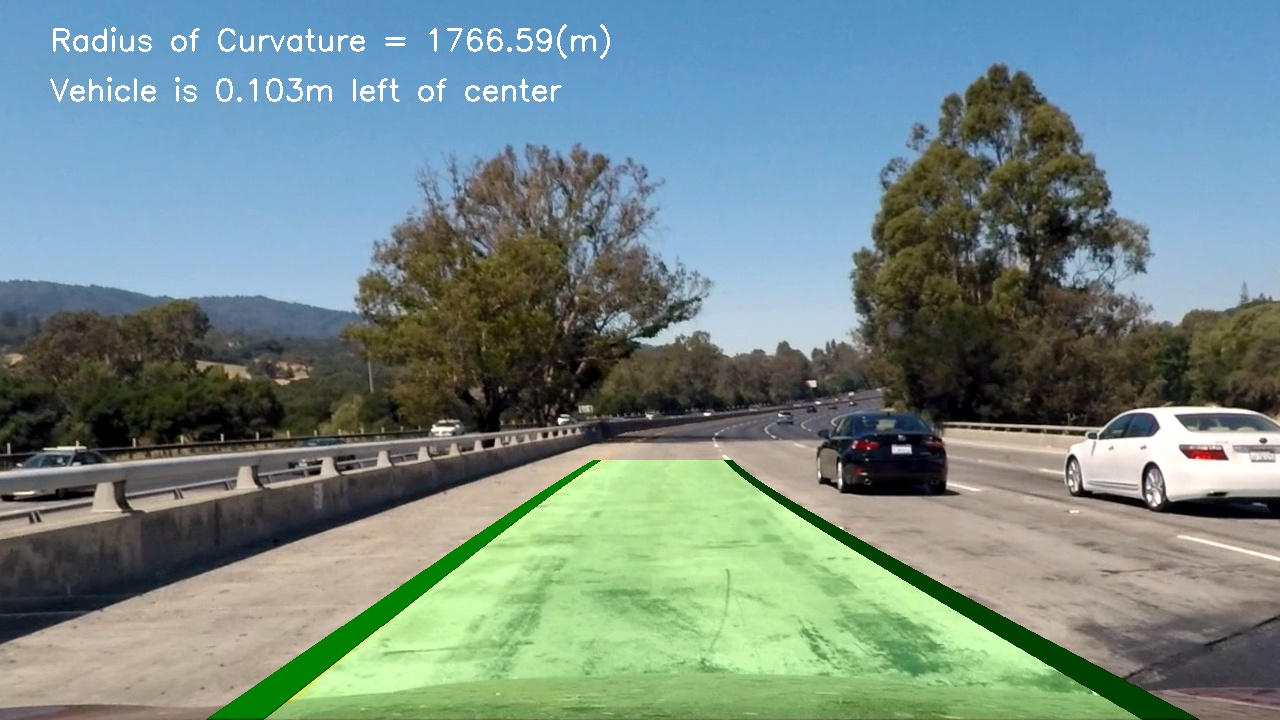
#> input picture test_images/tracked1.jpg, 1280 x 720 px; its folder holds only this picture in this run
$ python -i videotracker.py   (imports and definitions only)   (older library calls are emulated)
#> lines starting #> are read from the running program, lines starting #| are printed output that depends on the picture; after the words box and inside, x2 and y2 are one past the last pixel; in counts of white or black regions, pixels touching at a corner belong together
### tracker.py
import numpy as np
import cv2

class tracker():

	def __init__(self, Mywindow_width, Mywindow_height, Mymargin, My_ym = 1, My_xm = 1, Mysmooth_factor = 10):

		self.recent_centers = []
		self.window_width = Mywindow_width
		self.window_height = Mywindow_height
		self.margin = Mymargin
		self.ym_per_pix = My_ym
		self.xm_per_pix = My_xm
		self.smooth_factor = Mysmooth_factor

	def find_window_centroids(self, warped):

		window_height = self.window_height
		window_width = self.window_width
		margin = self.margin

		window_centroids = []
		window = np.ones(window_width)
		l_sum = np.sum(warped[int(3*warped.shape[0]/4):,:int(warped.shape[1]/2)], axis=0)
		l_center = np.argmax(np.convolve(window,l_sum))-window_width/2
		r_sum = np.sum(warped[int(3*warped.shape[0]/4):,int(warped.shape[1]/2):], axis=0)
		r_center = np.argmax(np.convolve(window,r_sum))-window_width/2+int(warped.shape[1]/2)
	    # Add what we found for the first layer
		window_centroids.append((l_center,r_center))

	    # Go through each layer looking for max pixel locations
		for level in range(1,(int)(warped.shape[0]/window_height)):
		    # convolve the window into the vertical slice of the image
			image_layer = np.sum(warped[int(warped.shape[0]-(level+1)*window_height):int(warped.shape[0]-level*window_height),:], axis=0)
			conv_signal = np.convolve(window, image_layer)
		    # Find the best left centroid by using past left center as a reference
		    # Use window_width/2 as offset because convolution signal reference is at right side of window, not center of window
			offset = window_width/2
			l_min_index = int(max(l_center+offset-margin,0))
			l_max_index = int(min(l_center+offset+margin,warped.shape[1]))
			l_center = np.argmax(conv_signal[l_min_index:l_max_index])+l_min_index-offset
		    # Find the best right centroid by using past right center as a reference
			r_min_index = int(max(r_center+offset-margin,0))
			r_max_index = int(min(r_center+offset+margin,warped.shape[1]))
			r_center = np.argmax(conv_signal[r_min_index:r_max_index])+r_min_index-offset
	    # Add what we found for that layer
			window_centroids.append((l_center, r_center))

		self.recent_centers.append(window_centroids)

		return np.average(self.recent_centers[-self.smooth_factor:], axis = 0)

### videotracker.py
import numpy as np
import cv2
import pickle
import glob
from tracker import tracker
from moviepy.editor import VideoFileClip

# [1 line not run here, left out]
# [1 line that did not run here, left out]
# [1 line that did not run here, left out]

def abs_sobel_thresh(img, orient='x', thresh_min=0, thresh_max=255):
    # Convert to grayscale
    gray = cv2.cvtColor(img, cv2.COLOR_RGB2GRAY)
    # Apply x or y gradient with the OpenCV Sobel() function
    # and take the absolute value
    if orient == 'x':
        abs_sobel = np.absolute(cv2.Sobel(gray, cv2.CV_64F, 1, 0))
    if orient == 'y':
        abs_sobel = np.absolute(cv2.Sobel(gray, cv2.CV_64F, 0, 1))
    # Rescale back to 8 bit integer
    scaled_sobel = np.uint8(255*abs_sobel/np.max(abs_sobel))
    # Create a copy and apply the threshold
    binary_output = np.zeros_like(scaled_sobel)
    # Here I'm using inclusive (>=, <=) thresholds, but exclusive is ok too
    binary_output[(scaled_sobel >= thresh_min) & (scaled_sobel <= thresh_max)] = 1

    # Return the result
    return binary_output

def mag_thresh(img, sobel_kernel=3, mag_thresh=(0, 255)):
    # Convert to grayscale
    gray = cv2.cvtColor(img, cv2.COLOR_RGB2GRAY)
    # Take both Sobel x and y gradients
    sobelx = cv2.Sobel(gray, cv2.CV_64F, 1, 0, ksize=sobel_kernel)
    sobely = cv2.Sobel(gray, cv2.CV_64F, 0, 1, ksize=sobel_kernel)
    # Calculate the gradient magnitude
    gradmag = np.sqrt(sobelx**2 + sobely**2)
    # Rescale to 8 bit
    scale_factor = np.max(gradmag)/255
    gradmag = (gradmag/scale_factor).astype(np.uint8)
    # Create a binary image of ones where threshold is met, zeros otherwise
    binary_output = np.zeros_like(gradmag)
    binary_output[(gradmag >= mag_thresh[0]) & (gradmag <= mag_thresh[1])] = 1

    # Return the binary image
    return binary_output

def color_threshold(image, sthresh = (0, 255), vthresh= (0, 255)):
	hls = cv2.cvtColor(image, cv2.COLOR_RGB2HLS)
	s_channel = hls[:,:,2]
	s_binary = np.zeros_like(s_channel)
	s_binary[(s_channel > sthresh[0]) & (s_channel <= sthresh[1])] = 1

	l_channel = hls[:,:,1]
	l_binary = np.zeros_like(s_channel)
	l_binary[(l_channel > sthresh[0]) & (l_channel <= sthresh[1])] = 1

	hsv = cv2.cvtColor(image, cv2.COLOR_RGB2HSV)
	v_channel = hsv[:,:,1]
	v_binary = np.zeros_like(v_channel)
	v_binary[(v_channel > vthresh[0]) & (v_channel <= vthresh[1])] = 1

	output = np.zeros_like(s_channel)
	output[((s_binary == 1) & (v_binary == 1) & (l_binary == 1))] = 1
	return output

def window_mask(width, height, img_ref, center,level):
    output = np.zeros_like(img_ref)
    output[int(img_ref.shape[0]-(level+1)*height):int(img_ref.shape[0]-level*height),max(0,int(center-width/2)):min(int(center+width/2),img_ref.shape[1])] = 1
    return output

polygon_points_old = None

def process(img):
	global polygon_points_old
	preprocessImage = np.zeros_like(img[:,:,0])
	gradx = abs_sobel_thresh(img, orient = 'x', thresh_min=8, thresh_max=100)
	grady = abs_sobel_thresh(img, orient = 'y', thresh_min=30, thresh_max=100)
	mag_binary = mag_thresh(img, sobel_kernel= 3, mag_thresh=(50, 255))
	c_binary = color_threshold(img, sthresh = (100, 255), vthresh = (60, 255))
	preprocessImage[((gradx == 1) & (grady == 1))] = 255
	preprocessImage[((mag_binary == 1))] = 255
	HSV = cv2.cvtColor(img, cv2.COLOR_RGB2HSV)
	yellow = cv2.inRange(HSV, (20, 100, 100), (50, 255, 255))
	sensitivity_1 = 68
	white = cv2.inRange(HSV, (0,0,255-sensitivity_1), (255,20,255))
	sensitivity_2 = 60
	HSL = cv2.cvtColor(img, cv2.COLOR_RGB2HLS)
	white_2 = cv2.inRange(HSL, (0,255-sensitivity_2,0), (255,255,sensitivity_2))
	white_3 = cv2.inRange(img, (180,180,180), (255,255,255))
	preprocessImage[((yellow == 1) | (white == 1) | (white_2 == 1) | (white_3 == 1) | (c_binary == 1))] = 255

	img_size = (img.shape[1], img.shape[0])
	src = np.float32(
    [[(img_size[0] / 2) - 55, img_size[1] / 2 + 100],
    [((img_size[0] / 6) + 10), img_size[1]],
    [(img_size[0] * 5 / 6) + 60, img_size[1]],
    [(img_size[0] / 2 + 80), img_size[1] / 2 + 100]])
	dst = np.float32(
    [[(img_size[0] / 4), 0],
    [(img_size[0] / 4), img_size[1]],
    [(img_size[0] * 3 / 4), img_size[1]],
    [(img_size[0] * 3 / 4), 0]])

	M = cv2.getPerspectiveTransform(src, dst)
	Minv = cv2.getPerspectiveTransform(dst, src)
	warped = cv2.warpPerspective(preprocessImage, M, img_size, flags = cv2.INTER_LINEAR)

	window_width = 40
	window_height = 60

	curve_centers = tracker(Mywindow_width = window_width, Mywindow_height = window_height, Mymargin = 25, My_ym = 30/720, My_xm = 3.7/700, Mysmooth_factor = 10)

	window_centroids = curve_centers.find_window_centroids(warped)

	l_points = np.zeros_like(warped)
	r_points = np.zeros_like(warped)

	leftx = []
	rightx = []

	for level in range(0, len(window_centroids)):

		leftx.append(window_centroids[level][0])
		rightx.append(window_centroids[level][1])
		l_mask = window_mask(window_width, window_height, warped, window_centroids[level][0],level)
		r_mask = window_mask(window_width, window_height, warped, window_centroids[level][1],level)

		l_points[(l_points == 255) | (l_mask == 1)] = 255
		r_points[(r_points == 255) | (r_mask == 1)] = 255

	#draw results
	template = np.array(r_points+l_points, np.uint8)
	zero_channel = np.zeros_like(template)
	template = np.array(cv2.merge((zero_channel, template, zero_channel)), np.uint8)
	warpage = np.array(cv2.merge((warped, warped, warped)), np.uint8)
	result = cv2.addWeighted(warpage, 1, template, 0.5, 0.0)

	yvals = range(0, warped.shape[0])

	res_yvals = np.arange(warped.shape[0] - (window_height/2), 0, -window_height)

	left_fit = np.polyfit(res_yvals, leftx, 2)
	left_fitx = left_fit[0]*yvals*yvals + left_fit[1]*yvals + left_fit[2]
	left_fitx = np.array(left_fitx, np.int32)

	right_fit = np.polyfit(res_yvals, rightx, 2)
	right_fitx = right_fit[0]*yvals*yvals + right_fit[1]*yvals + right_fit[2]
	right_fitx = np.array(right_fitx, np.int32)

	left_lane = np.array(list(zip(np.concatenate((left_fitx - window_width/2, left_fitx[::-1]+window_width/2), axis = 0), np.concatenate((yvals,yvals[::-1]), axis = 0))), np.int32)
	right_lane = np.array(list(zip(np.concatenate((right_fitx - window_width/2, right_fitx[::-1]+window_width/2), axis = 0), np.concatenate((yvals,yvals[::-1]), axis = 0))), np.int32)
	inner_lane = np.array(list(zip(np.concatenate((left_fitx + window_width/2, right_fitx[::-1]+window_width/2), axis = 0), np.concatenate((yvals,yvals[::-1]), axis = 0))), np.int32)

	road = np.zeros_like(img)
	road_bkg = np.zeros_like(img)

	if (polygon_points_old == None):
		polygon_points_old = np.float32([[left_lane], [right_lane], [inner_lane]])

	a = polygon_points_old
	b = np.float32([[left_lane], [right_lane], [inner_lane]])
	ret1 = cv2.matchShapes(np.asarray(a[0]),np.asarray(b[0]),1,0.0)
	ret2 = cv2.matchShapes(np.asarray(a[1]),np.asarray(b[1]),1,0.0)
	ret3 = cv2.matchShapes(np.asarray(a[2]),np.asarray(b[2]),1,0.0)

	if ((ret1 < 0.50) & (ret2 < 0.50) & (ret3 < 0.50)):
		cv2.fillPoly(road, [left_lane], color = [0,255,0])
		cv2.fillPoly(road, [right_lane], color = [0,255,0])
		cv2.fillPoly(road, [inner_lane], color = [0,128,0])
		cv2.fillPoly(road_bkg, [left_lane], color = [255,255,255])
		cv2.fillPoly(road_bkg, [right_lane], color = [255,255,255])
		polygon_points_old = [[left_lane], [right_lane], [inner_lane]]

	else:
		cv2.fillPoly(road, polygon_points_old[0], color = [0,255,0])
		cv2.fillPoly(road, polygon_points_old[1], color = [0,255,0])
		cv2.fillPoly(road, polygon_points_old[2], color = [0,128,0])
		cv2.fillPoly(road_bkg, polygon_points_old[0], color = [255,255,255])
		cv2.fillPoly(road_bkg, polygon_points_old[1], color = [255,255,255])

	road_warped = cv2.warpPerspective(road, Minv, img_size, flags = cv2.INTER_LINEAR)
	road_warped_bkg = cv2.warpPerspective(road_bkg, Minv, img_size, flags = cv2.INTER_LINEAR)
	base = cv2.addWeighted(img, 1.0, road_warped_bkg, -1.0, 0.0)
	result = cv2.addWeighted(base, 1.0, road_warped, 0.7, 0.0)

	ym_per_pix = curve_centers.ym_per_pix
	xm_per_pix = curve_centers.xm_per_pix

	curve_fit_cr = np.polyfit(np.array(res_yvals, np.float32)*ym_per_pix, np.array(leftx, np.float32)*xm_per_pix,2)
	curverad = ((1 + (2*curve_fit_cr[0]*yvals[-1]*ym_per_pix + curve_fit_cr[1])**2)**1.5) / np.absolute(2*curve_fit_cr[0])
	camera_center = (left_fitx[-1] + right_fitx[-1])/2
	center_diff = (camera_center - warped.shape[1]/2)*xm_per_pix
	side_pos = 'left'
	if center_diff <=0:
		side_pos = 'right'

	cv2.putText(result, 'Radius of Curvature = '+str(np.round(curverad, 3))+ '(m)', (50,50), cv2.FONT_HERSHEY_SIMPLEX, 1, (255,255,255),2)
	cv2.putText(result, 'Vehicle is '+ str(abs(np.round(center_diff, 3)))+ 'm '+side_pos+' of center', (50,100), cv2.FONT_HERSHEY_SIMPLEX, 1, (255,255,255),2)
	return result

outputVideo = 'output_tracked.mp4'
inputVideo = 'project_video.mp4'


# [1 line that did not run here, left out]
# [1 line that did not run here, left out]
# [1 line not run here, left out]

>>> import cv2
>>> picture = cv2.cvtColor(cv2.imread('test_images/tracked1.jpg'), cv2.COLOR_BGR2RGB)
>>> result = process(picture)
#> in process, `gradx = abs_sobel_thresh(img, orient = 'x', thresh_min=8, thresh_max=1..`:
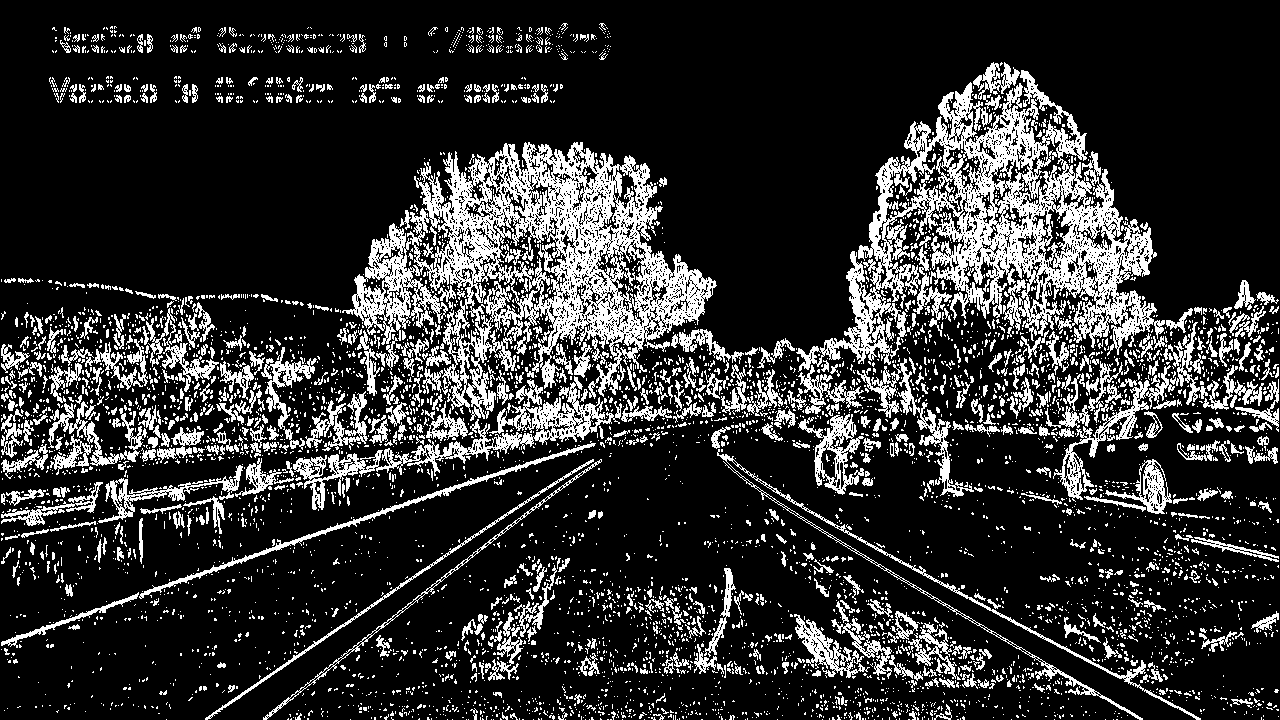
#> gradx: shape (720, 1280); values 0 (black) and 1 (white), 19.2% white; 5938 white regions (5215 under 20 px), largest, box (x1, y1, x2, y2) and area: (342, 142, 717, 421) 35931, (796, 70, 1165, 372) 33361, (293, 376, 622, 510) 6154
#> in mag_thresh, `gradmag = np.sqrt(sobelx**2 + sobely**2)`:
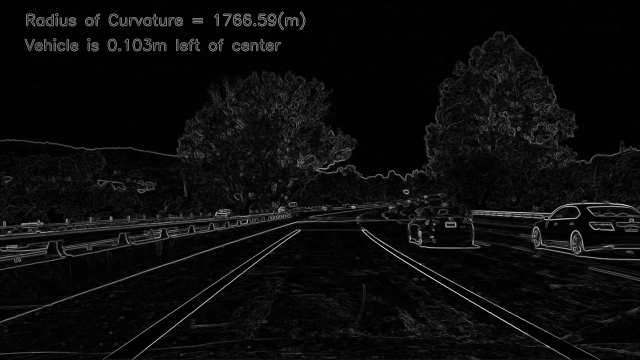
#> gradmag: shape (720, 1280) float64 (shown at 1/2 size); min 0, max 897.6, mean 43.1; drawn with min black and max white
#> in mag_thresh, `scale_factor = np.max(gradmag)/255`: scale_factor = 3.52
#> in process, `cv2.fillPoly(road_bkg, [right_lane], color = [255,255,255])`:
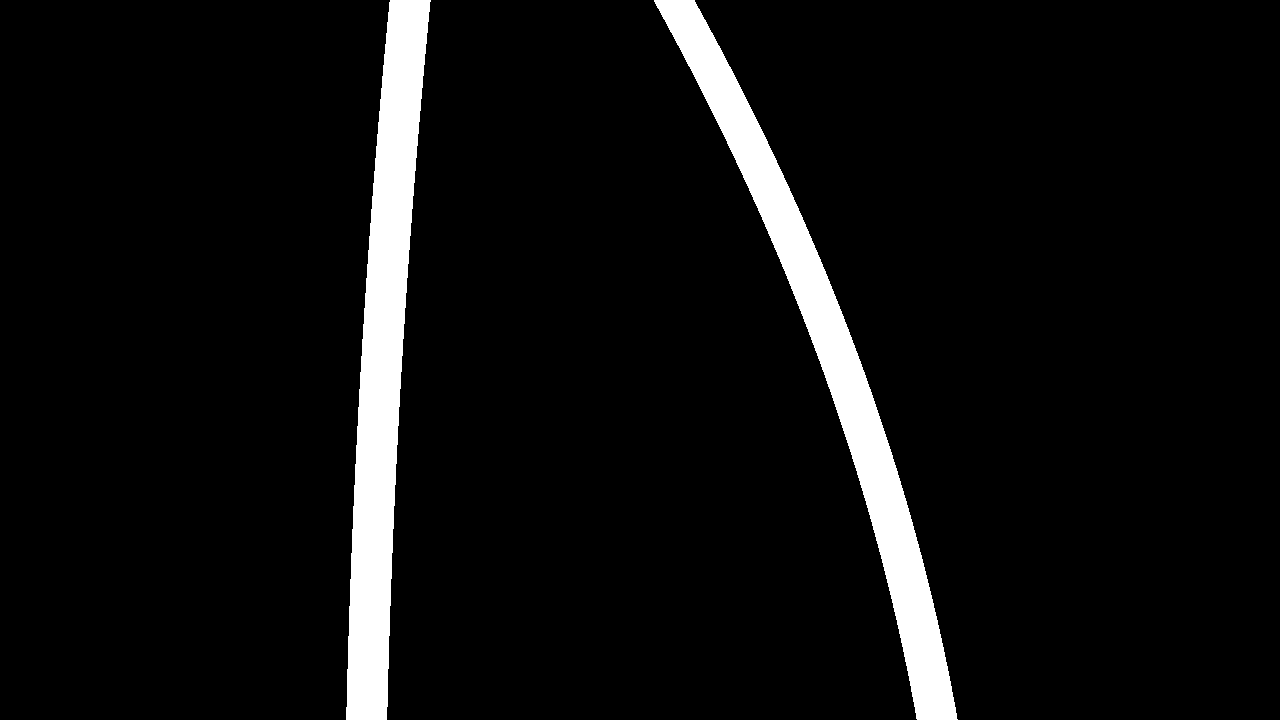
#> road_bkg: shape (720, 1280, 3); 6.4% white; 2 white regions, box (x1, y1, x2, y2) and area: (346, 0, 431, 720) 29520, (654, 0, 958, 720) 29520
#> in process, `cv2.putText(result, 'Radius of Curvature = '+str(np.round(curverad, 3)..`:
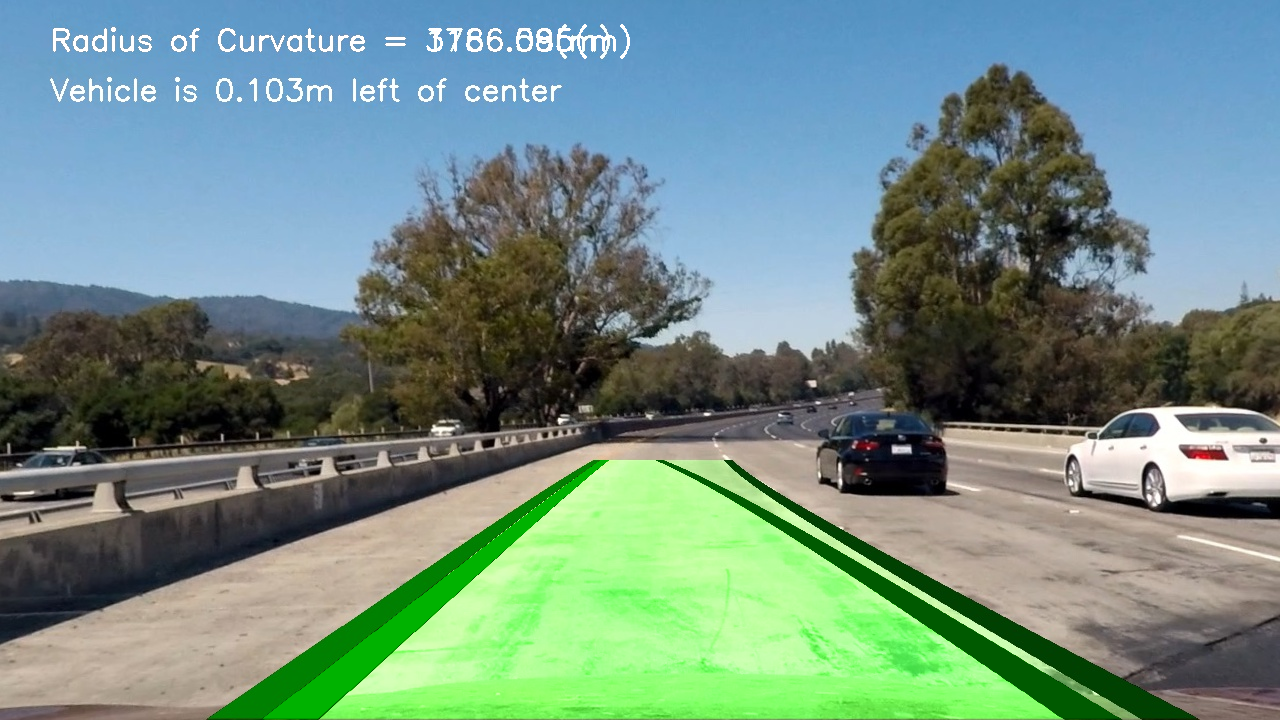
#> result: shape (720, 1280, 3); mean R, G, B 113.4, 141.5, 131.3
